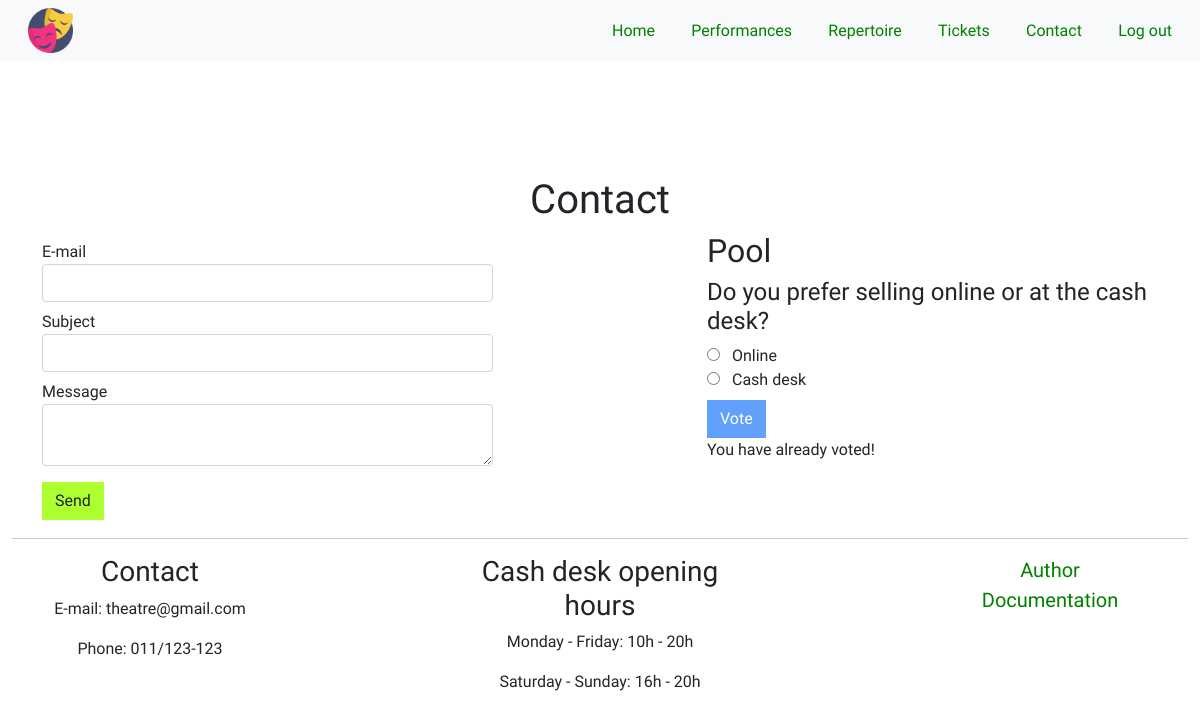
The app's page /contact.php (signed in) with its own data.
### tables this page shows
CREATE TABLE `navigations` (
  `id` int(255) NOT NULL,
  `name` varchar(100) NOT NULL,
  `path` varchar(255) NOT NULL,
  `preview` int(1) NOT NULL,
  `priority` int(1) NOT NULL
);

CREATE TABLE `poll` (
  `id` int(255) NOT NULL,
  `question` varchar(255) NOT NULL,
  `active` tinyint(4) NOT NULL
);

CREATE TABLE `answers` (
  `id` int(255) NOT NULL,
  `answer` varchar(255) NOT NULL,
  `idPoll` int(255) NOT NULL
);

### contact.php (called while the page is built)
<?php
    require_once "view/fixed/head.php";
    require_once "view/fixed/header.php";
    require_once "view/pages/contact.php";
    require_once "view/fixed/footer.php";
?>

### models/getNav.php (called while the page is built, shortened)
<?php
    require_once "connection.php";
    $query="SELECT * FROM navigations WHERE preview=1";
    if(isset($_SESSION['user'])){
        $query.=" OR preview=3";
    }
    else{
        $query.=" OR preview=2";
    }
    $query.=" ORDER BY priority";
    try{
        $nav=$connection->query($query)->fetchAll();
    }
    catch(PDOException $e){
        $nav=$e->getMessage();
    }
?>

### models/poll.php (called while the page is built, shortened)
<?php
require_once "connection.php";
$upit = "SELECT * FROM poll WHERE active=1";
try
{
    $anketa = $connection->query($upit);
    if ($anketa->rowCount() == 1)
    {
        $aktivna = $anketa->fetch();
        $idAnkete = $aktivna['id'];
        $upit2 = "SELECT * FROM answers WHERE idPoll=$idAnkete";
        $odg = $connection->query($upit2);
        if ($odg->rowCount() != 0)
        {
            $odgovori = $odg->fetchAll();
            if (isset($_SESSION['user']))
            {
                $user = $_SESSION['user'];
                $id = $user['id'];
                $upit3 = "SELECT * FROM useranswers ua INNER JOIN answers a on ua.idAnswer=a.id WHERE idPoll=$idAnkete AND idUser=$id";
                $odgovorKorisnika = $connection->query($upit3);
                if ($odgovorKorisnika->rowCount() == 1)
                {
                    $obavestenje = "You have already voted!";
                }
            }
            else
            {
                $obavestenje = "Login to vote!";
            }
        }
    }
    else
    {
        $message = "There is no active poll currently";
    }
}
catch(PDOException $e)
{
    $message = "Server error";
}
?>

### view/pages/contact.php (the view, shortened to what this page needs)
<?php
    require_once "models/poll.php";
?>
<main>
    <div class="container pt-5">
        <div class="row pt-5 text-center">
            <h1>Contact</h1>
        </div>
        <div class="row justify-content-between">
            <div class="col-5">
                <form action="#" onSubmit="return sendMessage()">
                    <div class="row messageDiv">
                        <div class="col-12 mt-2">
                            <label for="email">E-mail</label>
                            <input type="text" id="email" class="form-control">
                        </div>
                        <div class="col-12 mt-2">
                            <label for="title">Subject</label>
                            <input type="text" id="subject" class="form-control">
                        </div>
                        <div class="col-12 mt-2">
                            <label for="message">Message</label>
                            <textarea class="col-12 form-control" id="message"></textarea>
                        </div>
                        <div class="col-12 mt-2">
                            <input type="submit" id="btnMessage" class="btn" value="Send">
                        </div>
                    </div>
                </form>
            </div>
            <div class="col-5">
                <h2>Pool</h2>
                <?php
                    if(isset($_SESSION['user'])):
                ?>
                <form action="#">
                    <?php
                        if(isset($message)):
                    ?>
                            <p><?=$message?></p>
                    <?php
                        else:
                    ?>
                    <h4><?=$aktivna['question']?></h4>
                    <?php
                        foreach($odgovori as $o):
                    ?>
                        <input type="radio" value="<?=$o['id']?>" name="odg" class="odg"/>
                        <span class="mx-2"><?=$o['answer']?></span>
                        <br/>
                    <?php
                        endforeach;
                    ?>
                        <input type="button" value="Vote" id="vote"
                    <?php
                        if(isset($obavestenje)):
                        ?>
                            disabled="disabled"
                        <?php
                        endif;
                        ?>
                            class="btn btn-primary mt-2">
                        <?php
                            if(isset($obavestenje)):
                            ?>
                                <p><?=$obavestenje?></p>
                            <?php
                            endif;
                        ?>
                    <?php
                        endif;
                    ?>
                </form>
                <?php
                    else:
                ?>
                    <h3>Log in to see our poll!</h3>
                <?php
                    endif;
                ?>
            </div>
        </div>
    </div>
</main>

### view/fixed/header.php
<?php
    require_once "models/getNav.php";
?>
<div class="container-fluid bg-light fixed-top">
    <div class="row py-2 px-3 justify-content-between align-items-center">
        <div class="col-5" id="logo">
            <a href="index.php" class="text-decoration-none text-dark">
                <img class="img-fluid" src="assets/images/logo.png" alt="Logo image"/>
            </a>
        </div>
        <div class="col-6">
            <ul class="d-flex justify-content-between align-items-center m-0 nav">
                <?php
                    foreach($nav as $n):
                ?>
                    <li class="nav-item">
                        <a href="<?=$n['path']?>" class="text-decoration-none"><?=$n['name']?></a>
                    </li>
                <?php
                    endforeach;
                ?>
            </ul>
        </div>
    </div>
</div>

### assets/css/style.css (style rules this page uses)
* { margin: 0px; padding: 0px; box-sizing: border-box; }
body { font-family: 'Anek Latin', sans-serif; }
a { text-decoration: none; }
.nav-item a { color: green; }
img { width: 100%; }
main { margin-top: 80px; margin-bottom: 10px; }
input[type=submit] { background-color: greenyellow; }
#logo img { width: 45px; }
.btn { border-radius: 0px; }

### records on screen
navigations: name "Home"
navigations: name "Performances"
navigations: name "Repertoire"
navigations: name "Tickets"
navigations: name "Contact"
navigations: name "Log out"
poll: question "Do you prefer selling online or at the cash desk?"
answers: answer "Online"
answers: answer "Cash desk"

### other values on screen
$obavestenje "You have already voted!"
